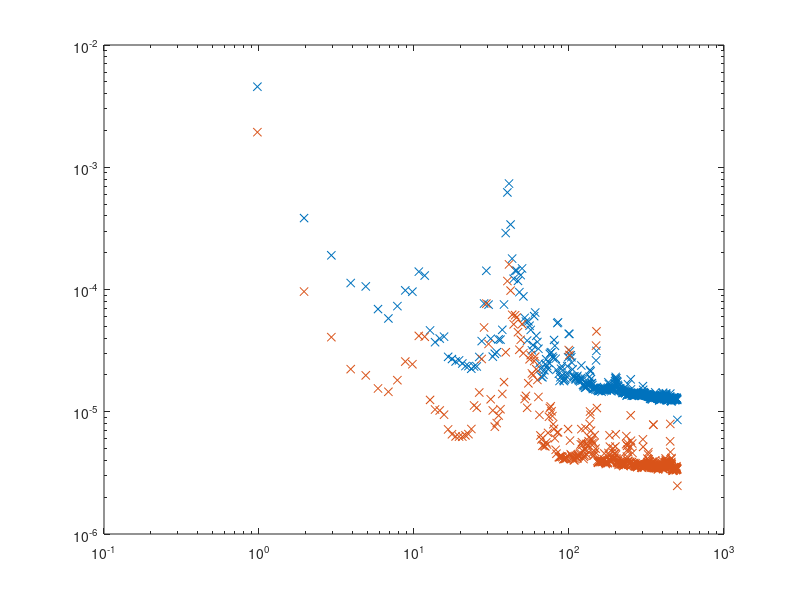

This figure's MATLAB source:
load('exp_resutls.mat')

t = exp_data.time;
v_main = exp_data.main_BPD;
v_sec = exp_data.secondary_BPD;
[Sf_main,f] =pwelch(v_main - mean(v_main) ,[],[],[],1/(t(2)-t(1)));
[Sf_sec,f] =pwelch(v_sec - mean(v_sec),[],[],[],1/(t(2)-t(1)));

figure;
loglog(f, sqrt(Sf_main), 'x');
hold on 
loglog(f, sqrt(Sf_sec), 'x');
